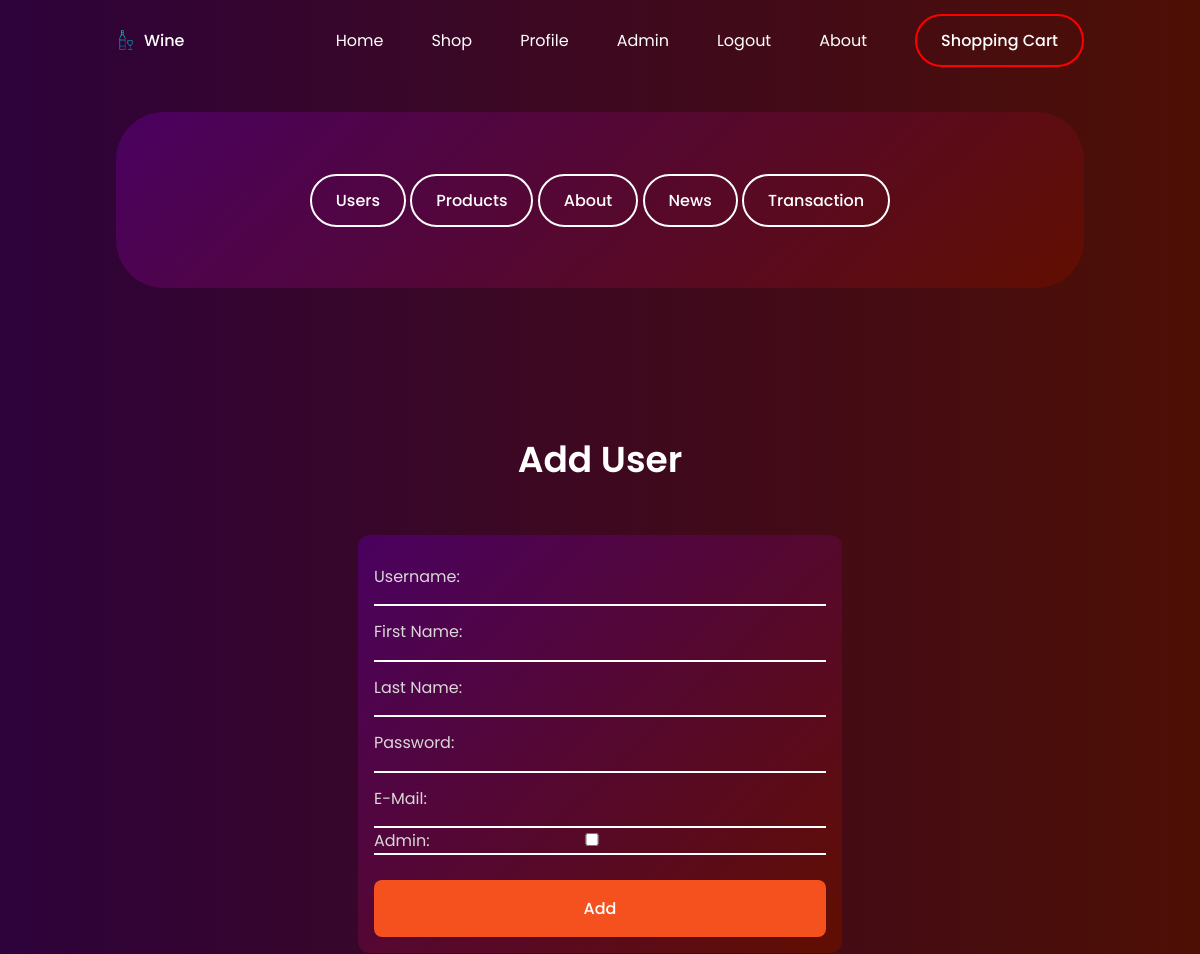
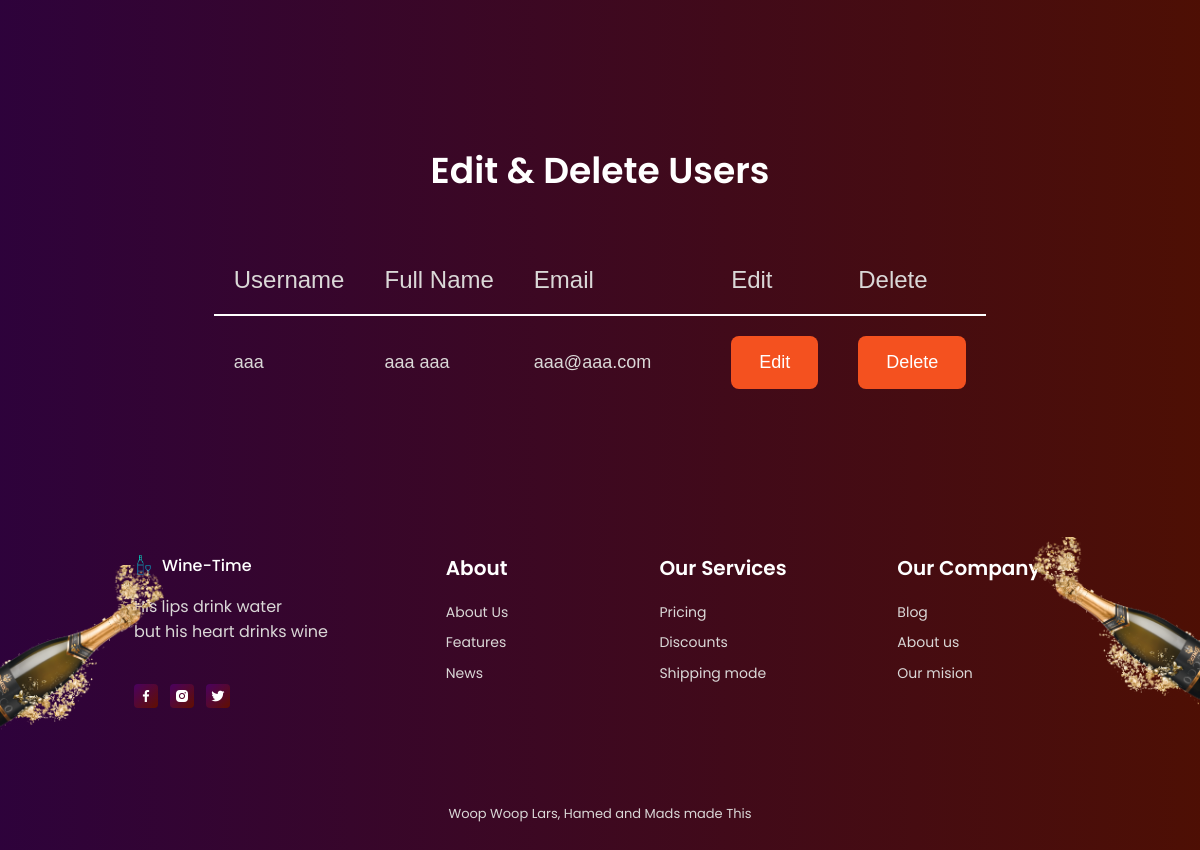
The app's page /adminUsers.php?status=0 (signed in) with its own data (2 pictures, top to bottom).
### tables this page shows
CREATE TABLE IF NOT EXISTS `users` (
  `id` int AUTO_INCREMENT NOT NULL PRIMARY KEY,
  `rank` int(11) NOT NULL,
  `fName` varchar(50) NOT NULL,
  `lName` varchar(50) NOT NULL,
  `user` varchar(50) NOT NULL,
  `pass` varchar(100) NOT NULL,
  `email` varchar(255) NOT NULL
);

### classes/DAO/DbCon.php (called while the page is built, shortened)
<?php
class DbCon
{
    protected function connect()
    {
        try {
            $user = "admin5";
            $pass = "123456";
            $dbcon = new \PDO('mysql:host=localhost;dbname=WineTimeDB;charset=utf8', $user, $pass);
            return $dbcon;
        } catch (\PDOException $e) {
            print "Error!: " . $e->getMessage() . "<br/>";
            die();
        }
    }
}

### classes/DAO/Admin.php (the view, shortened to what this page needs)
<?php
class Admin extends DbCon
{
    public function getUsers()
    {
        $sqlGet = "SELECT * FROM Users";
        $stmt = $this->connect()->prepare($sqlGet);
        if (!$stmt->execute()) {
            $stmt = null;
            header("Location: ../adminUsers.php?error=stmtfailed");
            exit();
        }
        $getUsers = $stmt->fetchAll();
        foreach ($getUsers as $getUser) {
            echo "<tr>";
            echo "<td>" . $getUser['user'] . "</td>";
            echo "<td>" . $getUser['fName'] . " " . $getUser['lName'] . "</td>";
            echo "<td>" . $getUser['email'] . "</td>";
            echo "<td>";
            echo "</td>";
            echo '<td><a href="./adminEditUsers.php?id=' . $getUser['id'] . '" class="button" ">Edit</a></td>';
            echo '<td><a href="./includes/DeleteUser.inc.php?id=' . $getUser['id'] . '" class="button" onclick="return confirm(\'Delete! are you sure?\')">Delete</a></td>';
            echo "</tr>";
        }
    }
}

### assets/css/styles.css (style rules this page uses)
:root { --header-height: 3.5rem; --hue: 14; --first-color: hsl(var(--hue), 91%, 54%); --first-color-alt: hsl(var(--hue), 91%, 50%); --title-color: hsl(var(--hue), 4%, 100%); --text-color: hsl(var(--hue), 4%, 85%); --text-color-light: hsl(var(--hue), 4%, 55%); --body-color: linear-gradient( 90deg, hsl(286, 93%, 12%) 0%, hsl(9, 90%, 16%) 100% ); --container-color: linear-gradient( 136deg, hsl(286, 98%, 19%) 0%, hsl(9, 100%, 19%) 100% ); --body-font: "Poppins", sans-serif; --biggest-font-size: 2rem; --h1-font-size: 1.5rem; --h2-font-size: 1.25rem; --h3-font-size: 1rem; --normal-font-size: 0.938rem; --small-font-size: 0.813rem; --smaller-font-size: 0.75rem; --font-medium: 500; --font-semi-bold: 600; --font-black: 900; --mb-0-25: 0.25rem; --mb-0-5: 0.5rem; --mb-0-75: 0.75rem; --mb-1: 1rem; --mb-1-5: 1.5rem; --mb-2: 2rem; --mb-2-5: 2.5rem; --z-tooltip: 10; --z-fixed: 100; }
@media screen and (min-width: 992px) { :root { --biggest-font-size: 4rem; --h1-font-size: 2.25rem; --h2-font-size: 1.5rem; --h3-font-size: 1.25rem; --normal-font-size: 1rem; --small-font-size: 0.875rem; --smaller-font-size: 0.813rem; } }
* { box-sizing: border-box; padding: 0; margin: 0; }
html { scroll-behavior: smooth; }
body { margin: var(--header-height) 0 0 0; font-family: var(--body-font); font-size: var(--normal-font-size); background: var(--body-color); color: var(--text-color); }
a { text-decoration: none; }
.button { display: inline-block; background-color: var(--first-color); color: var(--title-color); padding: 1rem 1.75rem; border-radius: 0.5rem; font-weight: var(--font-medium); transition: 0.3s; }
@media screen and (min-width: 767px) { body { margin: 0; } }

### adminUsers.php (style rules this page uses)
.tg td { border-style: solid; border-width: 0px; font-family: Arial, sans-serif; font-size: 18px; overflow: hidden; padding: 20px 20px; word-break: normal; }

### records on screen
users: user "aaa", fName "aaa", lName "aaa", email "aaa@aaa.com"
